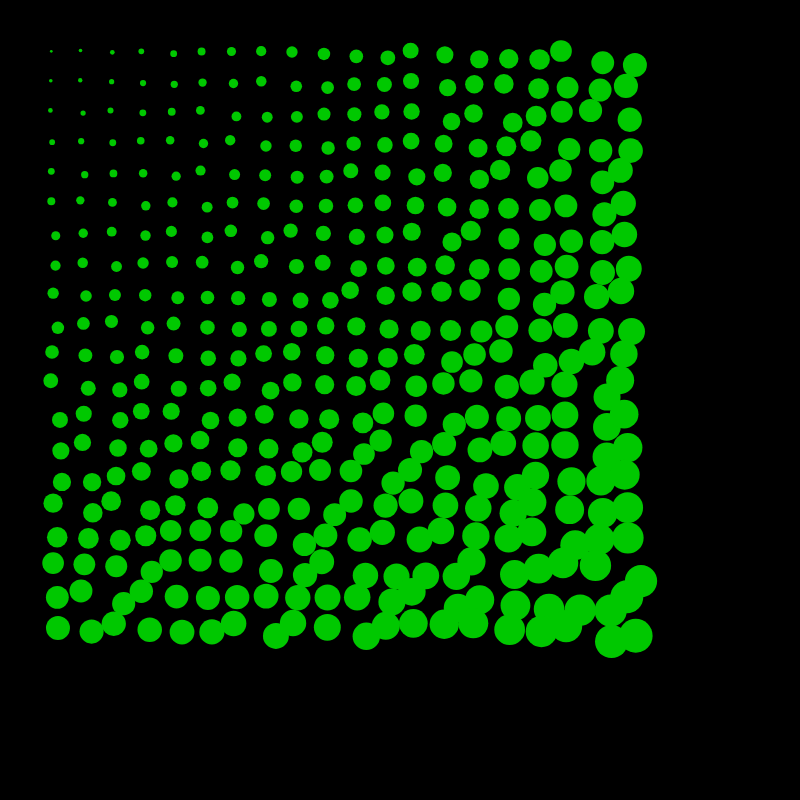
Frame 1 (no input)
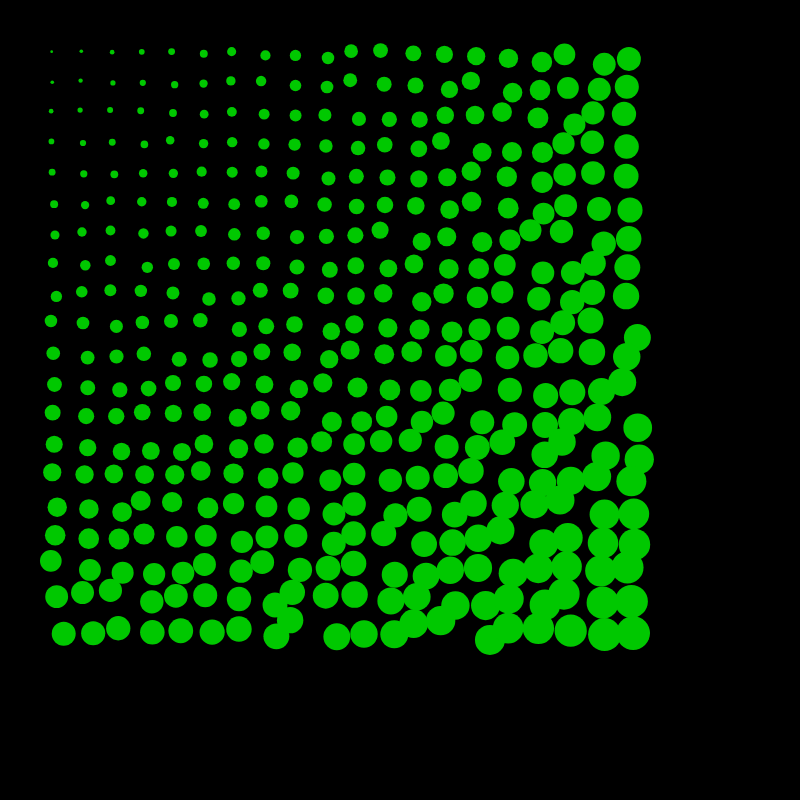
Frame 60 (no input)
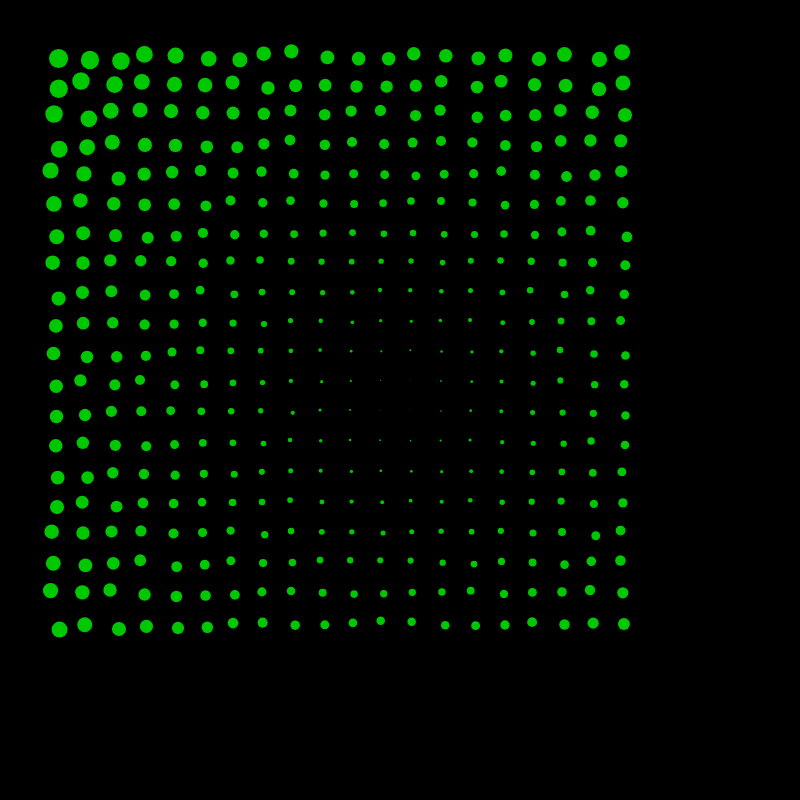
Frame 120 (the mouse pressed at the canvas centre since frame 60)

The p5.js sketch that drew these frames (run headless with seeded random() and noise() and a simulated clock; from frame 60 on, the mouse is pressed at the canvas centre):

// p5.js sketch
// ── sketch.js


function setup() 
{
    createCanvas(800,800);
}

function draw() 
{

    background(0);
    fill(0,200,0);
    noStroke();

    for(var j = 0; j < 20; j ++)
    {
        for(var i = 0; i < 20; i++)
        {
//            var w = i + 1;
//            var h = j + 1;
            var r = dist(mouseX,mouseY,50 + i * 30,50 + j * 30)/dist(50,50,20*30,20*30);
            var offset = random(0,1) * r * 20;
            ellipse(
            50 + i * 30 + offset,
            50 + j * 30 + offset,
            r*30,r*30
            );
        }
    }

 
}
